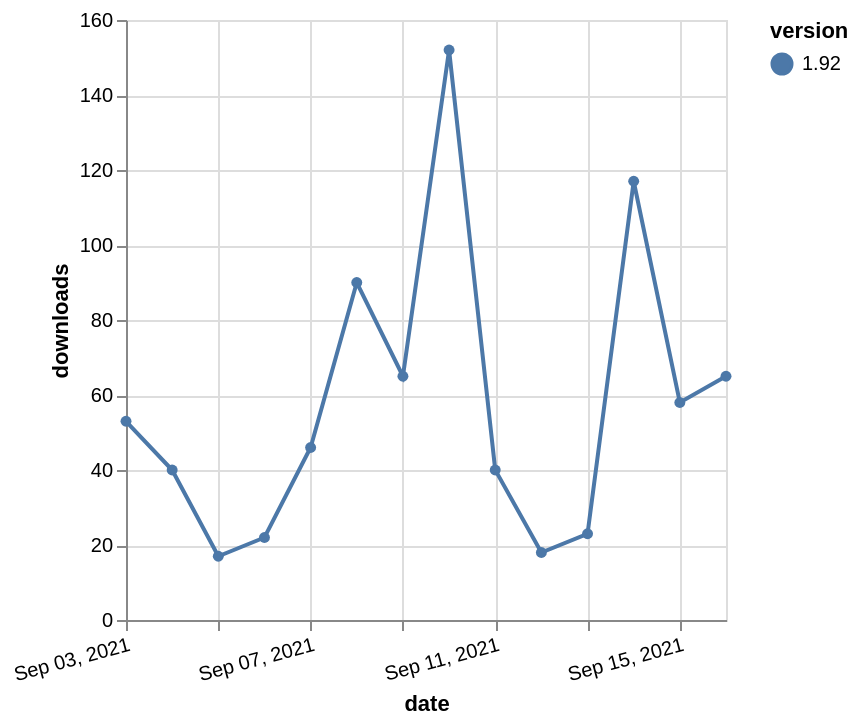

Source (Vega-Lite JSON):
### Vega-Lite specification from a JSON file in a GitHub repository (floating-point values rounded to 4 significant figures)
{"$schema": "https://vega.github.io/schema/vega-lite/v5.json", "description": "A simple bar chart with embedded data.", "data": {"values": [{"date": "2021-09-03", "total": 78810, "delta": 53, "version": "1.92"}, {"date": "2021-09-04", "total": 78850, "delta": 40, "version": "1.92"}, {"date": "2021-09-05", "total": 78867, "delta": 17, "version": "1.92"}, {"date": "2021-09-06", "total": 78889, "delta": 22, "version": "1.92"}, {"date": "2021-09-07", "total": 78935, "delta": 46, "version": "1.92"}, {"date": "2021-09-08", "total": 79025, "delta": 90, "version": "1.92"}, {"date": "2021-09-09", "total": 79090, "delta": 65, "version": "1.92"}, {"date": "2021-09-10", "total": 79242, "delta": 152, "version": "1.92"}, {"date": "2021-09-11", "total": 79282, "delta": 40, "version": "1.92"}, {"date": "2021-09-12", "total": 79300, "delta": 18, "version": "1.92"}, {"date": "2021-09-13", "total": 79323, "delta": 23, "version": "1.92"}, {"date": "2021-09-14", "total": 79440, "delta": 117, "version": "1.92"}, {"date": "2021-09-15", "total": 79498, "delta": 58, "version": "1.92"}, {"date": "2021-09-16", "total": 79563, "delta": 65, "version": "1.92"}]}, "width": "container", "mark": {"type": "line", "point": {"filled": true}}, "encoding": {"x": {"field": "date", "type": "temporal", "timeUnit": "yearmonthdate", "title": "date", "axis": {"labelAngle": -15}}, "y": {"field": "delta", "type": "quantitative", "title": "downloads"}, "color": {"field": "version", "type": "nominal"}, "tooltip": {"field": "delta"}}}
